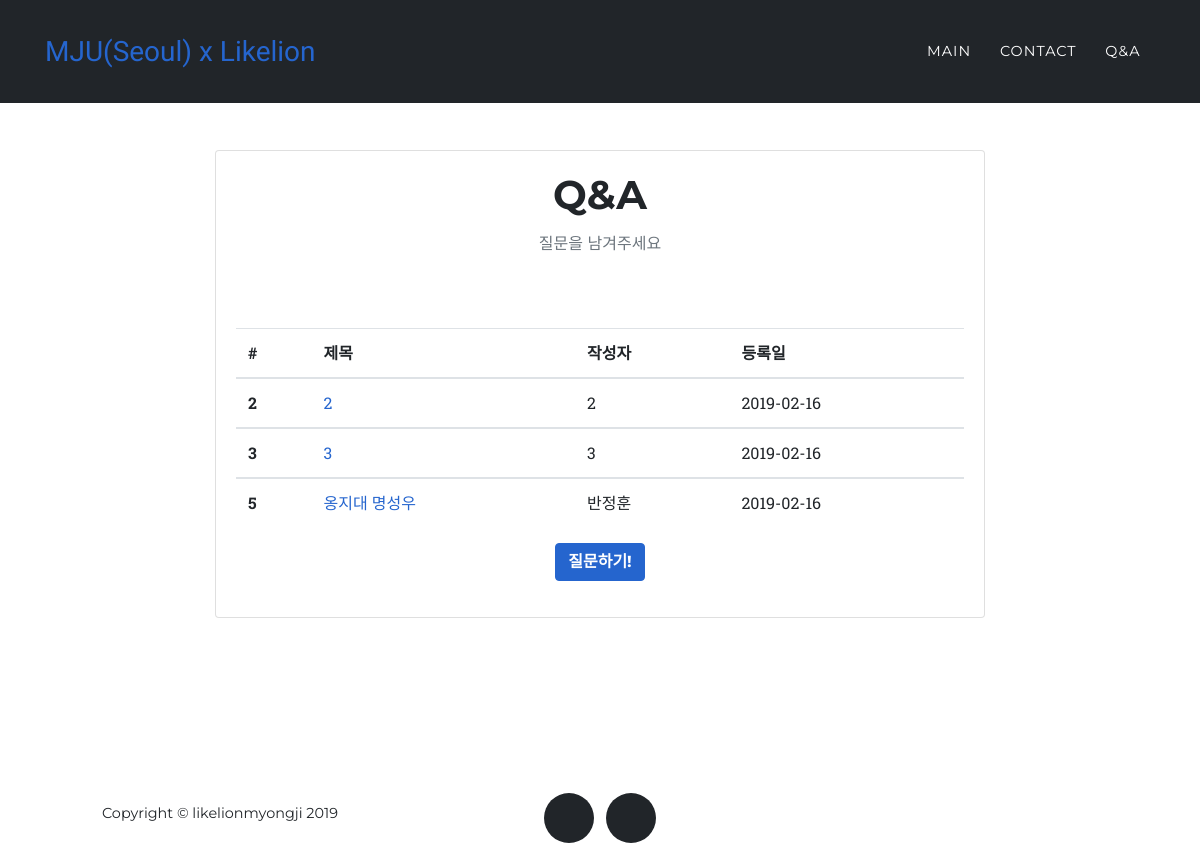
The page /question/ on the database as committed earlier.
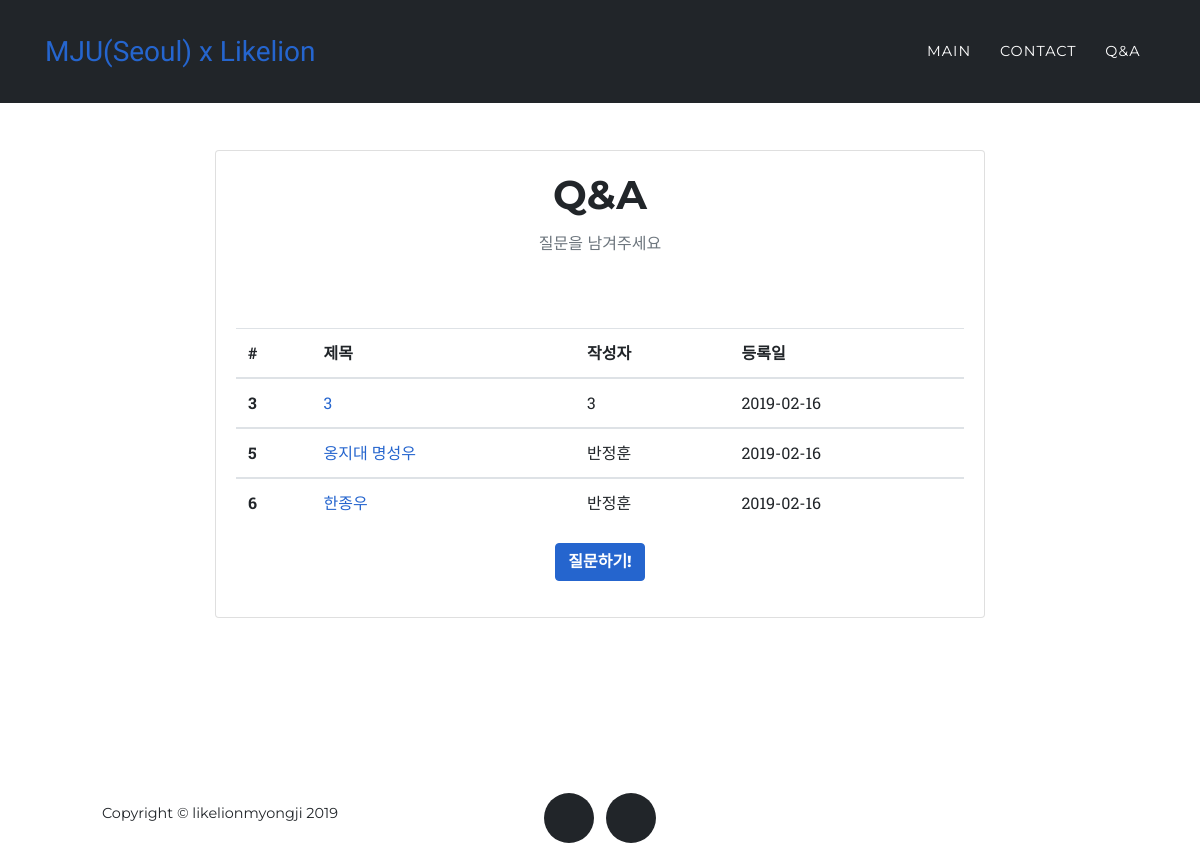
The same page on the database as committed later.
### question/models.py (models this page shows, shortened)
class Question(models.Model):
    title = models.CharField(max_length=200)
    pub_date = models.DateTimeField('date published')
    body = models.TextField()
    writer = models.CharField(max_length=10)
    password = models.CharField(max_length=50)

### question/views.py (the view)
# urls.py: path('question/', question.views.question_list, name='question_list'),
def question_list(request):
    questions = Question.objects
    return render(request, 'question_list.html', {'question':questions})

### question/templates/question_list.html
{% extends 'question_base.html' %}
{% block content %}
<section>
  <div class="container col-md-8">
    <div class="card">
      <div class="card-body">
        <h2 class="section-heading text-uppercase text-center">Q&A</h2>
        <h3 class="section-subheading text-muted text-center">질문을 남겨주세요</h3>
        <table class="table">
          <thead>
            <tr>
              <th scope="col">#</th>
              <th scope="col">제목</th>
              <th scope="col">작성자</th>
              <th scope="col">등록일</th>
            </tr>
          </thead>
          {% for question in question.all %}
            <tbody>
              <tr>
                <th scope="row">{{question.id}}</th>
                <td><a href="{%url 'question_detail' question.id%}">{{question.title}}</a></td>                  <td>{{question.writer}}</td>
                <td>{{question.pub_date|date:"Y-m-d"}}</td>
              </tr>
            </tbody>
          {% endfor %}
        </table>
        <p class = "text-center">
          <a class="btn btn-primary" href="{% url 'question_post'%}" role="button">질문하기!</a>
        </p>
      </div>
    </div>
  </div>
</section>
{% endblock %}

Rows that differ between the two databases and show on the page:
removed Question: id "2", title "2", writer "2", pub_date "2019-02-16"
added Question: id "6", title "한종우", writer "반정훈", pub_date "2019-02-16"
